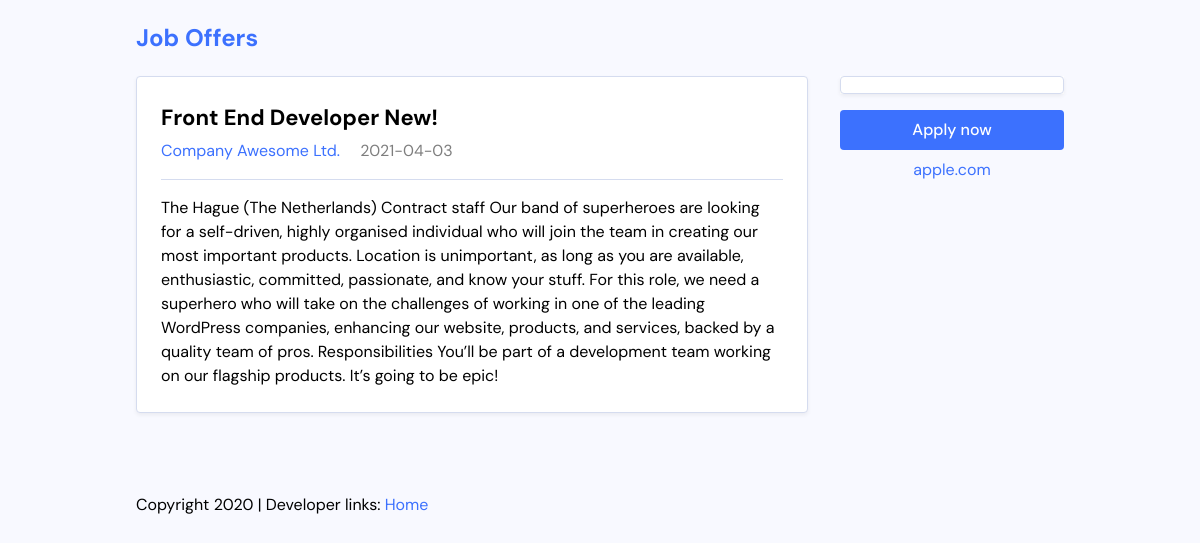
Screenshot of /single.php?id=2 with the database file from the repository.
### tables this page shows
CREATE TABLE `offers` (
  `id` int(11) NOT NULL,
  `title` varchar(255) NOT NULL,
  `description` varchar(8192) NOT NULL,
  `company` varchar(255) NOT NULL,
  `salary` float NOT NULL,
  `createDate` date NOT NULL DEFAULT current_timestamp()
);

### single.php (the view, shortened to what this page needs)
<!DOCTYPE html>
<html lang="en">
<head>
    <link rel="stylesheet" href="./css/master.css">
</head>
<body>
    <div class="site-wrapper">
        <header class="site-header">
            <h2 class="site-title"><a href="#">Job Offers</a></h2>
        </header>
            <?php
                $id = $_GET["id"];
                include("connection.php");
                $query = "select * from offers where id=$id";
                $result = mysqli_query($con,$query);
                if($result && mysqli_num_rows($result) > 0)
                {
                    $row = $result->fetch_assoc();
                    echo '<div class="job-single">
                            <main class="job-main">
                                <div class="job-card">
                                    <div class="job-primary">
                                        <header class="job-header">
                                            <h2 class="job-title"><a href="#">' . $row["title"] . '</a></h2>
                                            <div class="job-meta">
                                                <a class="meta-company" href="#">' . $row["company"] . '</a>
                                                <span class="meta-date">' . $row["createDate"] . '</span>
                                            </div>
                                        </header>
                                        <div class="job-body">
                                        <p>' . $row["description"] . '</p>
                                        </div>
                                    </div>
                                </div>
                            </main>
                            <aside class="job-secondary">
                                <div class="job-logo">
                                    <div class="job-logo-box">
                                        <img src="https://i.imgur.com/ZbILm3F.png" alt="">
                                    </div>
                                </div>
                                <a href="#" class="button button-wide">Apply now</a>
                                <a href="#">apple.com</a>
                            </aside>
                        </div>';
                    };
            ?>
        <footer class="site-footer">
            <p>Copyright 2020 | Developer links:
                <a href="/jobs/index.php">Home</a>
            </p>
        </footer>
</body>
</html>

### css/master.css (style rules this page uses)
html { line-height: 1.15; -webkit-text-size-adjust: 100%; }
body { margin: 0; }
main { display: block; }
a { background-color: transparent; }
html { -webkit-box-sizing: border-box; -moz-box-sizing: border-box; box-sizing: border-box; }
*, *:before, *:after { -webkit-box-sizing: inherit; -moz-box-sizing: inherit; box-sizing: inherit; }
:root { --color-base: #f8f9ff; --color-primary: #3c71fe; --color-separator: #d5dcef; --font-sans: "DM Sans", sans-serif; }
body { background: var(--color-base); font-family: var(--font-sans); line-height: 1.5; }
a { color: var(--color-primary); text-decoration: none; }
.site-wrapper { max-width: 58em; margin: 0 auto; }
.job-card { margin: 0; padding: 1.5em; list-style: none; background: white; border: 1px solid var(--color-separator); border-radius: 0.25em; box-shadow: 0px 2px 4px rgba(0, 0, 0, 0.06); display: flex; }
.job-card .job-primary { flex: 1 1 auto; }
.job-card .job-title { margin: 0; font-size: 1.375em; margin-bottom: 0.25em; }
.job-card .job-title a { color: black; }
.job-card .meta-date { opacity: 0.5; margin-left: 1em; }
.job-logo { flex: 0 0 12.5em; background: white; display: flex; align-items: stretch; justify-content: stretch; }
.job-logo-box { max-height: 7.875em; border: 1px solid var(--color-separator); border-radius: 0.25em; box-shadow: 0px 2px 4px rgba(0, 0, 0, 0.06); display: flex; align-items: center; justify-content: center; padding: 0.5em; width: 100%; }
.job-single { display: flex; }
.job-single .job-secondary { flex: 0 0 14em; margin-left: 2em; text-align: center; }
.job-single .job-secondary .button { margin-bottom: 0.5em; }
.job-single .job-main { flex: 1 1 auto; }
.job-single .job-body { margin-top: 1em; padding-top: 1em; border-top: 1px solid var(--color-separator); }
.job-single .job-body p:first-child { margin-top: 0; }
.job-single .job-body p:last-child { margin-bottom: 0; }
.job-single .job-logo { margin-bottom: 1em; }
.site-footer { margin-top: 5em; margin-bottom: 2em; }
.button { padding: 0.5em 0.75em; border-radius: 0.25em; background: var(--color-primary); color: white; font-weight: 500; text-align: center; display: inline-block; }
.button-wide { width: 100%; }

### rows the page displays
offers: title "Front End Developer New!", company "Company Awesome Ltd.", createDate "2021-04-03", description "The Hague (The Netherlands) Contract staff Our band of superheroes are looking for a self-driven, highly organised individual who will join the team in creating our most important products. Location is unimportant, as long as you are available, enthusiastic, committed, passionate, and know your stuff. For this role, we need a superhero who will take on the challenges of working in one of the leading WordPress companies, enhancing our website, products, and services, backed by a quality team of pros. Responsibilities You’ll be part of a development team working on our flagship products. It’s going to be epic!"
